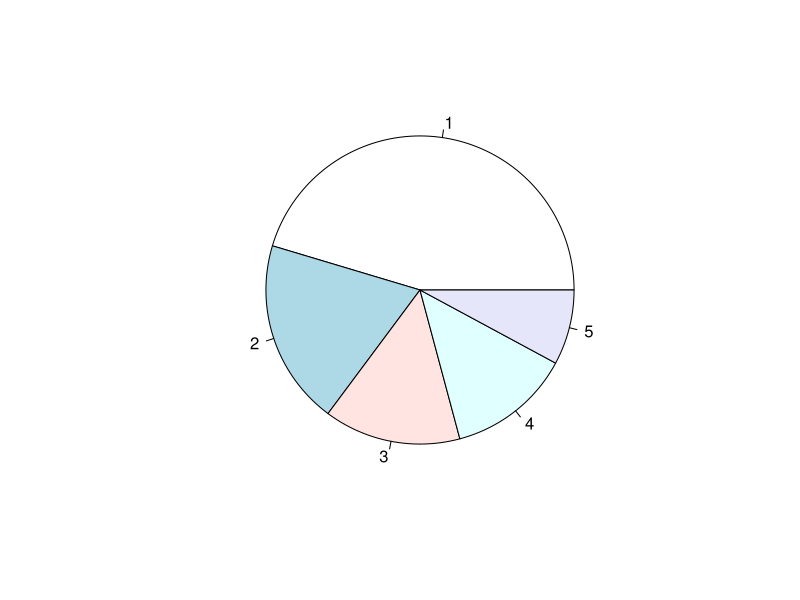
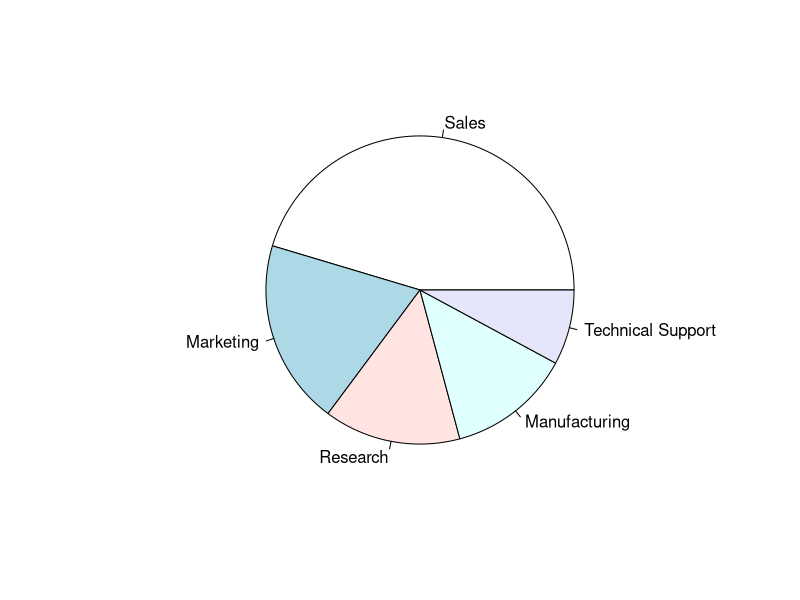
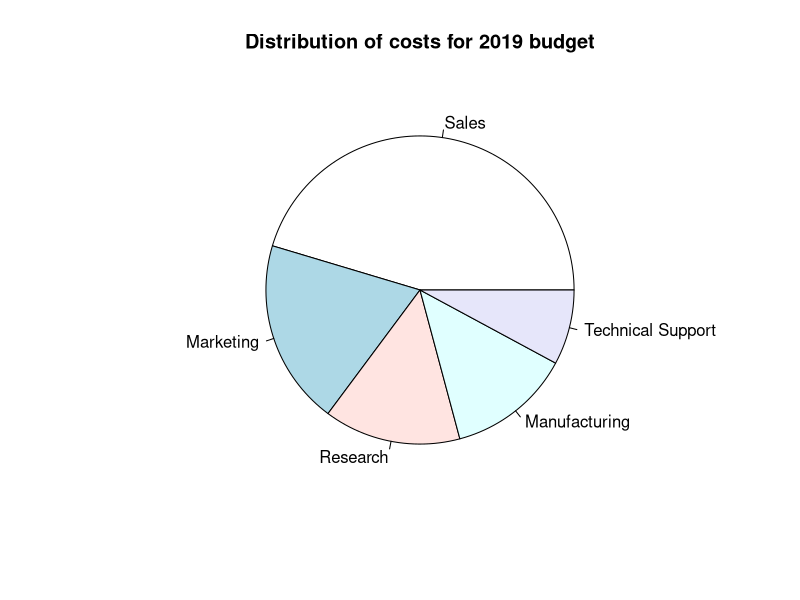
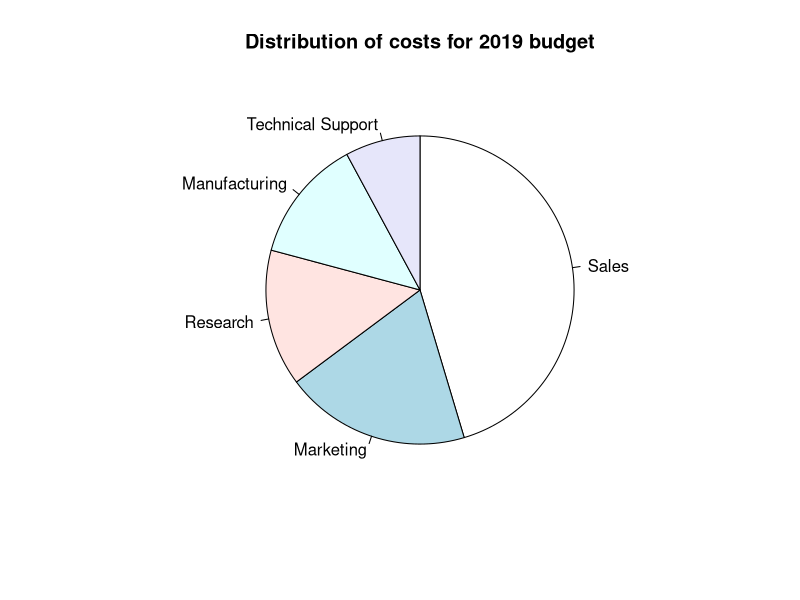
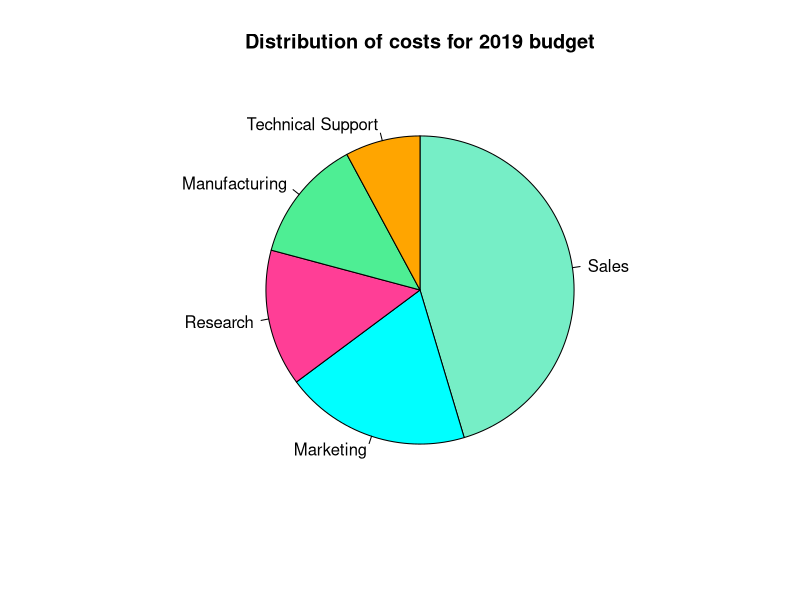
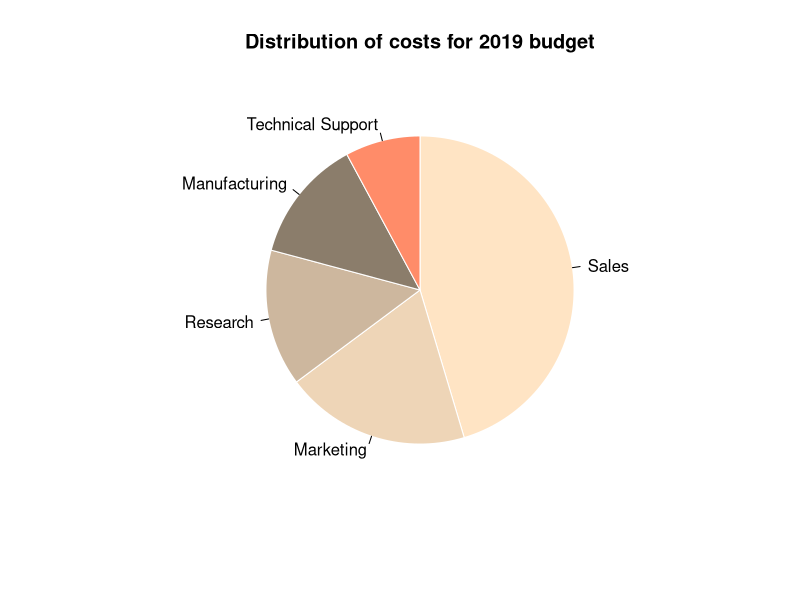
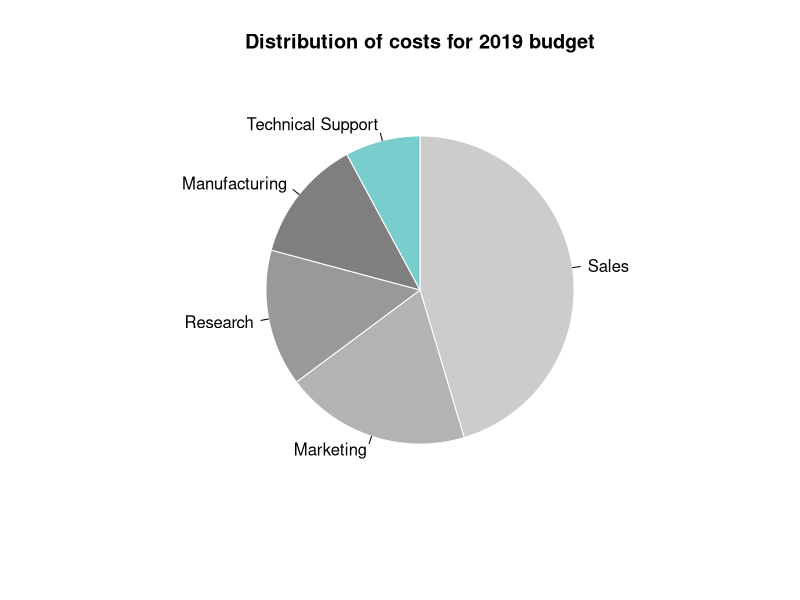
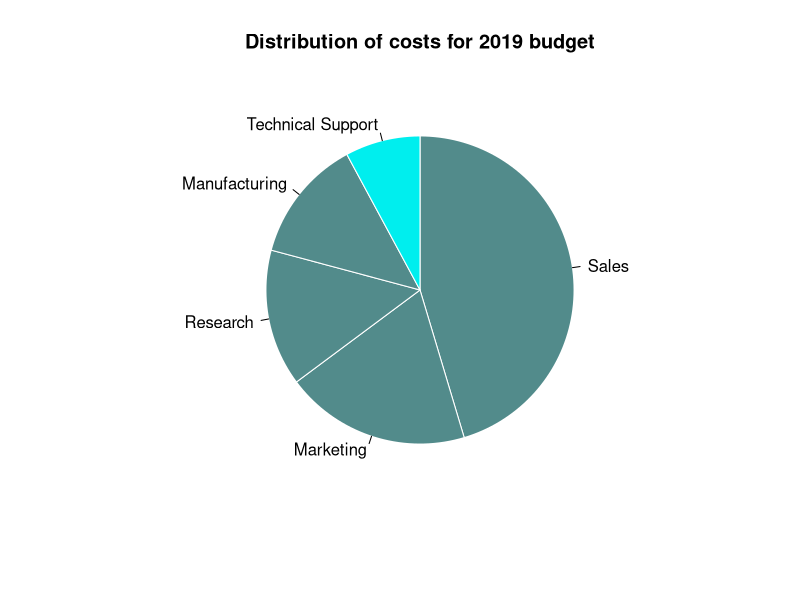

Generate these figures, in order, with R:
## ---- chunk 1
rm( list = ls() )
## ---- chunk 2
c( 9.8, 4.2, 3.1, 2.8, 1.7)
## ---- chunk 3
pie(
  x = c( 9.8, 4.2, 3.1, 2.8, 1.7 )
)
## ---- chunk 4
babe.ruth.plate.appearances <- 10626

babe.ruth.at.bats <- 8399

babe.ruth.hits <- 2873
babe.ruth.doubles <- 506
babe.ruth.triples <- 136
babe.ruth.home.runs <- 714
## ---- chunk 5
# Example 3: Creating a vector of labels

c( "Sales", "Marketing", "Research",
   "Manufacturing", "Technical Support" )
## ---- chunk 6
# Example 4: A pie chart with labels

pie(
    x = c( 9.8, 4.2, 3.1, 2.8, 1.7),
    
    labels = 
        c( "Sales", "Marketing", "Research",
            "Manufacturing", "Technical Support" )
)
## ---- chunk 7
# Example 5: Pie chart with labels and main title

pie(
    c( 9.8, 4.2, 3.1, 2.8, 1.7),
    
    labels =
        c( "Sales", "Marketing", "Research",
           "Manufacturing", "Technical Support" ),
    
    main = "Distribution of costs for 2019 budget"
)
## ---- chunk 8
# Example 6: Clockwise pie chart

pie(
    c( 9.8, 4.2, 3.1, 2.8, 1.7),
    
    labels =
        c( "Sales", "Marketing", "Research",
           "Manufacturing", "Technical Support" ),
    
    main = "Distribution of costs for 2019 budget",
    
    clockwise = TRUE
)
## ---- chunk 9
# Example 7: Pie chart with garish colors

pie(
    x = c( 9.8, 4.2, 3.1, 2.8, 1.7), 
    
    labels =
        c( "Sales", "Marketing", "Research",
           "Manufacturing", "Technical Support" ),
    
    main = "Distribution of costs for 2019 budget",
    
    clockwise = TRUE,
    
    col = c("aquamarine2", "cyan", "violetred1",
            "seagreen2", "orange")
)
## ---- chunk 10
# Example 8: Pie chart with nicer colors and highlight

pie(
    x = c( 9.8, 4.2, 3.1, 2.8, 1.7),
    
    labels =
        c( "Sales", "Marketing", "Research",
           "Manufacturing", "Technical Support" ),
    
    main = "Distribution of costs for 2019 budget",
    
    col =
        c( "bisque1", "bisque2", "bisque3",
           "bisque4", "salmon1"),
    
    clockwise = TRUE,
    
    border = "white"
)
## ---- chunk 11
# Example 9: Pie chart with grayscale

pie(
    c( 9.8, 4.2, 3.1, 2.8, 1.7), 
    labels =
        c( "Sales", "Marketing", "Research",
           "Manufacturing", "Technical Support" ),
    
    main = "Distribution of costs for 2019 budget",
    
    col =
        c( "gray80", "gray70", "gray60",
           "gray50", "darkslategray3"),
    
    clockwise = TRUE,
    
    border = "white"
)
## ---- chunk 12
# Example 10: Pie chart with emphasis

pie(
    c( 9.8, 4.2, 3.1, 2.8, 1.7), 
    
    labels =
        c( "Sales", "Marketing", "Research",
           "Manufacturing", "Technical Support" ),
    
    main = "Distribution of costs for 2019 budget",
    
    col =
        c( "darkslategray4", "darkslategray4",
           "darkslategray4", "darkslategray4",
           "cyan2" ),
    
    clockwise = TRUE,
    
    border = "white"
)
## ---- chunk 13
babe.ruth.plate.appearances <- 10626

babe.ruth.at.bats <- 8399

babe.ruth.hits <- 2873
babe.ruth.doubles <- 506
babe.ruth.triples <- 136
babe.ruth.home.runs <- 714
## ---- chunk 14
babe.ruth.outs <-
  babe.ruth.at.bats - babe.ruth.hits

babe.ruth.singles <-
  babe.ruth.hits -
  (babe.ruth.doubles +
     babe.ruth.triples +
     babe.ruth.home.runs)

pie(
  x =
    c(
      babe.ruth.singles,
      babe.ruth.doubles,
      babe.ruth.triples,
      babe.ruth.home.runs,
      babe.ruth.outs
    )
)
## ---- chunk 15
pie(
  x =
    c(
      babe.ruth.singles,
      babe.ruth.doubles,
      babe.ruth.triples,
      babe.ruth.home.runs,
      babe.ruth.outs
    ),
    
  labels =
        c( "Singles", "Doubles", "Triples",
           "Home Runs", "Outs"),
    
  main = "Babe Ruth Career At-Bats",
    
  clockwise = TRUE
)
## ---- chunk 16
pie(
  x =
    c(
      babe.ruth.singles,
      babe.ruth.doubles,
      babe.ruth.triples,
      babe.ruth.home.runs,
      babe.ruth.outs
    ),
    
  labels =
        c( "Singles", "Doubles", "Triples",
           "Home Runs", "Outs"),
    
  main = "Babe Ruth Career At-Bats",
    
  clockwise = TRUE,
  
  col =
    c( "cyan1", "cadetblue2", "darkslategray3",
       "royalblue", "salmon1" )
)
